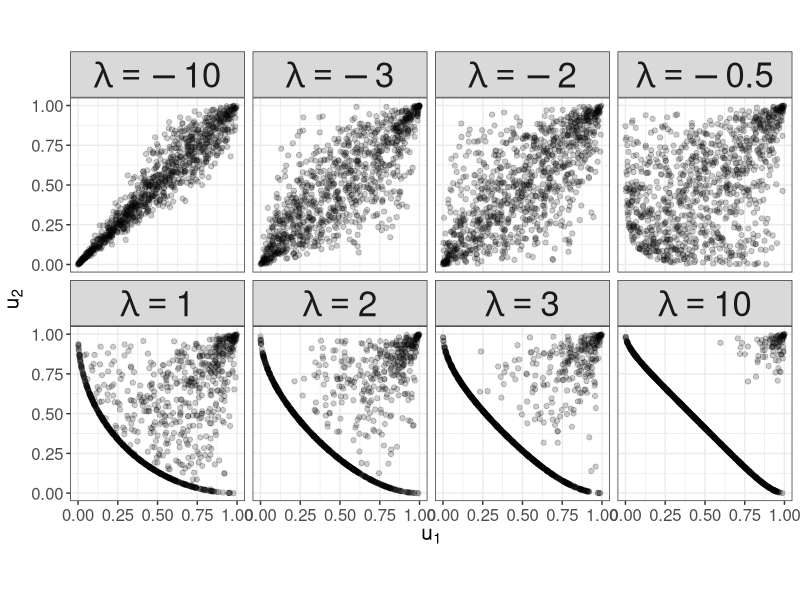

R code for this plot:
# This script simulates random variates from the power-divergence copula
# using the conditional distribution method. It produces Fig. 3 in Section 4
# of the main article.

# Packages needed
library(pracma)
library(tidyverse)

# Compute copula for general lambda
phi <- function(u, lambda){
  if(lambda == 0){
    return(1 - u +  u * log(u))
  }
  if(lambda == -1){
    return(u - 1 - log(u))
  }
  return(1/(lambda * (lambda + 1)) * (u^(lambda + 1) - u + lambda * (1 - u)))
}

rootfunc <- function(x, tt, lambda){
  x^(lambda + 1) - (lambda + 1) * x + lambda - lambda * (lambda + 1) * tt
}
findroot <- function(tt, lambda){
  
  vals <- rep(0, length(tt))
  for(i in 1:length(tt)){
    if(tt[i] == 0){
      vals[i] <- 1
    } else {
      vals[i] <- uniroot(rootfunc, c(0, 1), lambda = lambda, tt = tt[i])$root
    }
  }
  return(vals)
  
}
phi_inv <- function(tt, lambda){
  # Two special cases
  if(lambda == 0){
    
    return(vals)
  }
  if(lambda == -1){
    
    return(vals)
  }
  # The more general case
  if(lambda > -1){
    phi0 <- 1/(lambda + 1)
  }
  if(lambda < -1){
    ind <- !is.infinite(tt)
  } else {
    ind <- tt < phi0 & tt != 0
  }
  vals <- rep(0, length(tt))
  vals[ind] <- findroot(tt[ind], lambda)
  vals[tt == 0] <- 1
  return(vals)
}

# Function to simulate
simcop <- function(n, lambda, tol = 1e-4){
  if(lambda > -1){
    phi0 <- 1/(lambda + 1)
  } else {
    phi0 <- Inf
  }
  # Independent uniform variates
  uu <- runif(n)
  tt <- runif(n)
  # Vector to store information
  vv <- numeric(n)
  # May need these values later
  if(lambda > -1) alt <- phi_inv(phi0 - phi(uu, lambda), lambda)
  # Get the inner part
  inner_inner_part <- (1 + (uu^lambda - 1)/tt)^(1/lambda)
  inner_part <- phi(inner_inner_part, lambda) - phi(uu, lambda)
  # Check for nan-s 
  inner_inner_part[is.nan(inner_inner_part)] <- -9999
  # Check for negatives
  ind <- inner_inner_part > 0
  # Calculate v for the selected values of inner_part
  vv[ind] <- phi_inv(inner_part[ind], lambda)
  # For the other parts, use alt
  if(lambda > -1) vv[!ind] <- alt[!ind]
  # Return result
  return(cbind(uu, vv))
  
}

# Plot in ggplot2
set.seed(1)
nsim <- 1000
df10 <- data.frame(simcop(nsim, 10))
df3 <- data.frame(simcop(nsim, 3))
df2 <- data.frame(simcop(nsim, 2))
df1 <- data.frame(simcop(nsim, 1))
dfn05 <- data.frame(simcop(nsim, -0.5))
dfn2 <- data.frame(simcop(nsim, -2))
dfn3 <- data.frame(simcop(nsim, -3))
dfn10 <- data.frame(simcop(nsim, -10))
df_all <- bind_rows(df10, df3, df2, df1, dfn05, dfn2, dfn3, dfn10)
df_all <- df_all %>% 
  mutate(
    lambda = rep(c(10, 3, 2, 1, -0.5, -2, -3, -10), each = nsim)
  ) %>%
  mutate(
    lambda = factor(
      paste0("lambda==",lambda), 
      levels = paste0("lambda==",sort(unique(lambda))), 
      ordered = T
    )
  )

# This produces Fig. 3 in the main article
sims_plot <- ggplot(data = df_all, aes(x = uu, y = vv)) +
  geom_point(alpha = 0.2) +
  facet_wrap(~lambda, nrow = 2, labeller = label_parsed) + 
  coord_equal() +
  theme_bw() +
  labs(x = expression(u[1]), y = expression(u[2])) +
  theme(text = element_text(size = 15), strip.text = element_text(size=25))
sims_plot
